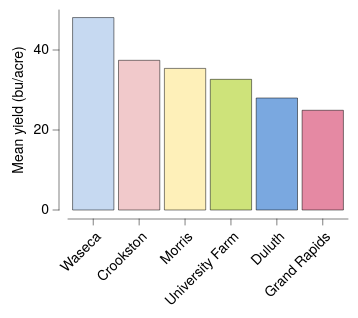

Source (Vega-Lite JSON):
### Vega-Lite specification from a JSON file in a GitHub repository (floating-point values rounded to 4 significant figures)
{"background": null, "config": {"arc": {"fill": "#DBDBDB", "fillOpacity": 1.0, "innerRadius": 25.0, "padAngle": 0.03, "stroke": "black", "strokeOpacity": 1, "strokeWidth": 0.25}, "area": {"fill": "#DBDBDB", "fillOpacity": 1.0, "stroke": "black", "strokeOpacity": 1, "strokeWidth": 0.25}, "axis": {"domain": true, "domainCap": "round", "domainColor": "black", "domainWidth": 0.25, "grid": false, "gridCap": "round", "gridColor": "#F1F1F1", "gridDash": [0, 0], "gridOpacity": 1.0, "gridWidth": 0.25, "labelColor": "black", "labelFont": "HelveticaNeue", "labelFontSize": 7, "labelFontStyle": "normal", "labelFontWeight": 400, "offset": 4.5, "ticks": true, "tickCap": "round", "tickColor": "black", "tickRound": false, "tickSize": 3, "tickWidth": 0.25, "titleColor": "black", "titleFont": "HelveticaNeue", "titleFontSize": 7, "titleFontStyle": "normal", "titleFontWeight": 400}, "axisX": {"domain": true, "labelAlign": "right", "labelAngle": 315, "labels": true, "ticks": true, "translate": 0}, "axisY": {"domain": true, "labelAlign": "right", "labelAngle": 0, "labels": true, "ticks": true, "translate": 0}, "axisRight": {"domain": true, "labelAlign": "left", "labelAngle": 0, "labels": true, "ticks": true, "translate": 0}, "axisTop": {"domain": true, "labelAlign": "left", "labelAngle": 45, "labels": true, "ticks": true, "translate": 0}, "axisBand": {"tickOffset": 0}, "bar": {"fill": "#DBDBDB", "fillOpacity": 1.0, "stroke": "black", "strokeOpacity": 1, "strokeWidth": 0.25}, "boxplot": {"size": 9.0, "ticks": {"cornerRadius": 0.25, "fill": "black", "size": 4.5, "thickness": 0.25}, "box": {"fillOpacity": 1.0, "stroke": "black", "strokeOpacity": 1, "strokeWidth": 0.25}, "median": {"fill": "black", "fillOpacity": 1.0, "size": 9.0, "thickness": 0.25}, "rule": {"fill": "black", "fillOpacity": 1.0, "size": 10.0, "stroke": "black", "strokeDash": [0, 0], "strokeOpacity": 1, "strokeWidth": 0.25}, "outliers": {"color": "black", "fill": "black", "fillOpacity": 1.0, "size": 0, "stroke": "black", "strokeOpacity": 1, "strokeWidth": 0.25}}, "circle": {"fill": "black", "fillOpacity": 1.0, "size": 0.5, "stroke": null, "strokeOpacity": 1, "strokeWidth": 0.25}, "errorband": {"band": {"fillOpacity": 0.6, "stroke": null, "strokeWidth": 0.25, "strokeOpacity": 1}, "borders": {"opacity": 0, "strokeOpacity": 0.25, "strokeWidth": 1}}, "errorbar": {"opacity": 1, "rule": {"strokeDash": [0, 0], "strokeWidth": 0.25}, "ticks": {"color": "black", "cornerRadius": 0.125, "opacity": 1, "size": 6.0, "thickness": 0.25}, "thickness": 0.25}, "font": "HelveticaNeue", "geoshape": {"fill": "#DBDBDB", "fillOpacity": 1.0, "stroke": "black", "strokeOpacity": 1, "strokeWidth": 0.25}, "header": {"labelColor": "black", "labelFont": "HelveticaNeue", "labelFontSize": 7, "labelFontStyle": "normal", "labelFontWeight": 400, "titleColor": "black", "titleFont": "HelveticaNeue", "titleFontSize": 7, "titleFontStyle": "normal", "titleFontWeight": 400, "titlePadding": 0}, "legend": {"disable": false, "offset": 4.5, "gradientLength": 50.0, "gradientThickness": 5.0, "gradientOpacity": 1.0, "gradientStrokeColor": "black", "gradientStrokeWidth": 0.25, "labelColor": "black", "labelFont": "HelveticaNeue", "labelFontSize": 7, "labelFontStyle": "normal", "labelFontWeight": 400, "strokeColor": "black", "strokeWidth": 0, "symbolSize": 42, "symbolStrokeColor": "black", "symbolStrokeWidth": 0.25, "titleColor": "black", "titleFont": "HelveticaNeue", "titleFontSize": 7, "titleFontStyle": "normal", "titleFontWeight": 400}, "line": {"color": "black", "stroke": "black", "strokeCap": "round", "strokeDash": [0, 0], "strokeOpacity": 1, "strokeWidth": 0.375}, "point": {"filled": true, "fill": "#DBDBDB", "fillOpacity": 1.0, "size": 5.0, "stroke": "black", "strokeOpacity": 1, "strokeWidth": 0.25}, "range": {"category": ["#C6D9F1", "#F1C9CB", "#FEF0B9", "#CEE37A", "#7AA8E0", "#E589A3", "#FDDD5D", "#68B961", "#4177B1", "#C35082", "#E5C227", "#438156"], "diverging": {"scheme": ["#C35082", "#CE6D94", "#D989A7", "#E2A4BA", "#EABFCE", "#F1DBE2", "#F6F6F6", "#D7E0EB", "#B9CBE0", "#9BB6D5", "#7DA1C9", "#5F8CBD", "#4177B1"]}, "heatmap": {"scheme": ["#DFE9F7", "#C6D9F1", "#ADC8EC", "#94B8E6", "#7AA8E0", "#6097DA", "#4D87CA", "#4177B1", "#386898", "#2F597F", "#264A69", "#1D3A58"]}, "ordinal": {"scheme": ["#F1F1F1", "#DBDBDB", "#C6C6C6", "#B2B2B2", "#9D9D9D", "#898989", "#767676", "#636363", "#515151", "#404040", "#2F2F2F", "#1F1F1F"]}, "ramp": {"scheme": ["#DFE9F7", "#C6D9F1", "#ADC8EC", "#94B8E6", "#7AA8E0", "#6097DA", "#4D87CA", "#4177B1", "#386898", "#2F597F", "#264A69", "#1D3A58"]}}, "rule": {"color": "black", "stroke": "black", "strokeCap": "round", "strokeDash": [2, 2], "strokeOpacity": 1, "strokeWidth": 0.25}, "scale": {"bandPaddingInner": 0.1, "bandPaddingOuter": 0.1, "round": false}, "rect": {"fill": "#DBDBDB", "fillOpacity": 1.0, "stroke": "black", "strokeOpacity": 1, "strokeWidth": 0.25}, "square": {"fill": "#DBDBDB", "fillOpacity": 1.0, "size": 10.0, "stroke": "black", "strokeOpacity": 1, "strokeWidth": 0.25}, "text": {"color": "black", "font": "HelveticaNeue", "fontSize": 7, "fontStyle": "normal", "fontWeight": 400}, "title": {"anchor": "middle", "frame": "group", "color": "black", "font": "HelveticaNeue", "fontSize": 7, "fontStyle": "normal", "fontWeight": 400, "subtitleColor": "black", "subtitleFont": "HelveticaNeue", "subtitleFontSize": "HelveticaNeue", "subtitleFontStyle": "normal", "subtitleFontWeight": 400}, "view": {"continuousWidth": 140, "continuousHeight": 100, "discreteWidth": 140, "discreteHeight": 100, "fill": null, "stroke": null, "strokeWidth": 0.25}}, "data": {"name": "data-9cc0564cb5591205eeeca8d2429dd11b"}, "mark": {"type": "bar"}, "encoding": {"color": {"field": "site", "legend": null, "scale": {"domain": ["Waseca", "Crookston", "Morris", "University Farm", "Duluth", "Grand Rapids"]}, "sort": ["Waseca", "Crookston", "Morris", "University Farm", "Duluth", "Grand Rapids"], "type": "nominal"}, "x": {"field": "site", "sort": ["Waseca", "Crookston", "Morris", "University Farm", "Duluth", "Grand Rapids"], "title": null, "type": "nominal"}, "y": {"aggregate": "mean", "field": "yield", "title": "Mean yield (bu/acre)", "type": "quantitative"}}, "$schema": "https://vega.github.io/schema/vega-lite/v6.4.1.json", "datasets": {"data-9cc0564cb5591205eeeca8d2429dd11b": [{"yield": 27.0, "variety": "Manchuria", "year": 1931, "site": "University Farm"}, {"yield": 48.87, "variety": "Manchuria", "year": 1931, "site": "Waseca"}, {"yield": 27.43, "variety": "Manchuria", "year": 1931, "site": "Morris"}, {"yield": 39.93, "variety": "Manchuria", "year": 1931, "site": "Crookston"}, {"yield": 32.97, "variety": "Manchuria", "year": 1931, "site": "Grand Rapids"}, {"yield": 28.97, "variety": "Manchuria", "year": 1931, "site": "Duluth"}, {"yield": 43.07, "variety": "Glabron", "year": 1931, "site": "University Farm"}, {"yield": 55.2, "variety": "Glabron", "year": 1931, "site": "Waseca"}, {"yield": 28.77, "variety": "Glabron", "year": 1931, "site": "Morris"}, {"yield": 38.13, "variety": "Glabron", "year": 1931, "site": "Crookston"}, {"yield": 29.13, "variety": "Glabron", "year": 1931, "site": "Grand Rapids"}, {"yield": 29.67, "variety": "Glabron", "year": 1931, "site": "Duluth"}, {"yield": 35.13, "variety": "Svansota", "year": 1931, "site": "University Farm"}, {"yield": 47.33, "variety": "Svansota", "year": 1931, "site": "Waseca"}, {"yield": 25.77, "variety": "Svansota", "year": 1931, "site": "Morris"}, {"yield": 40.47, "variety": "Svansota", "year": 1931, "site": "Crookston"}, {"yield": 29.67, "variety": "Svansota", "year": 1931, "site": "Grand Rapids"}, {"yield": 25.7, "variety": "Svansota", "year": 1931, "site": "Duluth"}, {"yield": 39.9, "variety": "Velvet", "year": 1931, "site": "University Farm"}, {"yield": 50.23, "variety": "Velvet", "year": 1931, "site": "Waseca"}, {"yield": 26.13, "variety": "Velvet", "year": 1931, "site": "Morris"}, {"yield": 41.33, "variety": "Velvet", "year": 1931, "site": "Crookston"}, {"yield": 23.03, "variety": "Velvet", "year": 1931, "site": "Grand Rapids"}, {"yield": 26.3, "variety": "Velvet", "year": 1931, "site": "Duluth"}, {"yield": 36.57, "variety": "Trebi", "year": 1931, "site": "University Farm"}, {"yield": 63.83, "variety": "Trebi", "year": 1931, "site": "Waseca"}, {"yield": 43.77, "variety": "Trebi", "year": 1931, "site": "Morris"}, {"yield": 46.93, "variety": "Trebi", "year": 1931, "site": "Crookston"}, {"yield": 29.77, "variety": "Trebi", "year": 1931, "site": "Grand Rapids"}, {"yield": 33.93, "variety": "Trebi", "year": 1931, "site": "Duluth"}, {"yield": 43.27, "variety": "No. 457", "year": 1931, "site": "University Farm"}, {"yield": 58.1, "variety": "No. 457", "year": 1931, "site": "Waseca"}, {"yield": 28.7, "variety": "No. 457", "year": 1931, "site": "Morris"}, {"yield": 45.67, "variety": "No. 457", "year": 1931, "site": "Crookston"}, {"yield": 32.17, "variety": "No. 457", "year": 1931, "site": "Grand Rapids"}, {"yield": 33.6, "variety": "No. 457", "year": 1931, "site": "Duluth"}, {"yield": 36.6, "variety": "No. 462", "year": 1931, "site": "University Farm"}, {"yield": 65.77, "variety": "No. 462", "year": 1931, "site": "Waseca"}, {"yield": 30.37, "variety": "No. 462", "year": 1931, "site": "Morris"}, {"yield": 48.57, "variety": "No. 462", "year": 1931, "site": "Crookston"}, {"yield": 24.93, "variety": "No. 462", "year": 1931, "site": "Grand Rapids"}, {"yield": 28.1, "variety": "No. 462", "year": 1931, "site": "Duluth"}, {"yield": 32.77, "variety": "Peatland", "year": 1931, "site": "University Farm"}, {"yield": 48.57, "variety": "Peatland", "year": 1931, "site": "Waseca"}, {"yield": 29.87, "variety": "Peatland", "year": 1931, "site": "Morris"}, {"yield": 41.6, "variety": "Peatland", "year": 1931, "site": "Crookston"}, {"yield": 34.7, "variety": "Peatland", "year": 1931, "site": "Grand Rapids"}, {"yield": 32.0, "variety": "Peatland", "year": 1931, "site": "Duluth"}, {"yield": 24.67, "variety": "No. 475", "year": 1931, "site": "University Farm"}, {"yield": 46.77, "variety": "No. 475", "year": 1931, "site": "Waseca"}, {"yield": 22.6, "variety": "No. 475", "year": 1931, "site": "Morris"}, {"yield": 44.1, "variety": "No. 475", "year": 1931, "site": "Crookston"}, {"yield": 19.7, "variety": "No. 475", "year": 1931, "site": "Grand Rapids"}, {"yield": 33.07, "variety": "No. 475", "year": 1931, "site": "Duluth"}, {"yield": 39.3, "variety": "Wisconsin No. 38", "year": 1931, "site": "University Farm"}, {"yield": 58.8, "variety": "Wisconsin No. 38", "year": 1931, "site": "Waseca"}, {"yield": 29.47, "variety": "Wisconsin No. 38", "year": 1931, "site": "Morris"}, {"yield": 49.87, "variety": "Wisconsin No. 38", "year": 1931, "site": "Crookston"}, {"yield": 34.47, "variety": "Wisconsin No. 38", "year": 1931, "site": "Grand Rapids"}, {"yield": 31.6, "variety": "Wisconsin No. 38", "year": 1931, "site": "Duluth"}, {"yield": 26.9, "variety": "Manchuria", "year": 1932, "site": "University Farm"}, {"yield": 33.47, "variety": "Manchuria", "year": 1932, "site": "Waseca"}, {"yield": 34.37, "variety": "Manchuria", "year": 1932, "site": "Morris"}, {"yield": 32.97, "variety": "Manchuria", "year": 1932, "site": "Crookston"}, {"yield": 22.13, "variety": "Manchuria", "year": 1932, "site": "Grand Rapids"}, {"yield": 22.57, "variety": "Manchuria", "year": 1932, "site": "Duluth"}, {"yield": 36.8, "variety": "Glabron", "year": 1932, "site": "University Farm"}, {"yield": 37.73, "variety": "Glabron", "year": 1932, "site": "Waseca"}, {"yield": 35.13, "variety": "Glabron", "year": 1932, "site": "Morris"}, {"yield": 26.17, "variety": "Glabron", "year": 1932, "site": "Crookston"}, {"yield": 14.43, "variety": "Glabron", "year": 1932, "site": "Grand Rapids"}, {"yield": 25.87, "variety": "Glabron", "year": 1932, "site": "Duluth"}, {"yield": 27.43, "variety": "Svansota", "year": 1932, "site": "University Farm"}, {"yield": 38.5, "variety": "Svansota", "year": 1932, "site": "Waseca"}, {"yield": 35.03, "variety": "Svansota", "year": 1932, "site": "Morris"}, {"yield": 20.63, "variety": "Svansota", "year": 1932, "site": "Crookston"}, {"yield": 16.63, "variety": "Svansota", "year": 1932, "site": "Grand Rapids"}, {"yield": 22.23, "variety": "Svansota", "year": 1932, "site": "Duluth"}, {"yield": 26.8, "variety": "Velvet", "year": 1932, "site": "University Farm"}, {"yield": 37.4, "variety": "Velvet", "year": 1932, "site": "Waseca"}, {"yield": 38.83, "variety": "Velvet", "year": 1932, "site": "Morris"}, {"yield": 32.07, "variety": "Velvet", "year": 1932, "site": "Crookston"}, {"yield": 32.23, "variety": "Velvet", "year": 1932, "site": "Grand Rapids"}, {"yield": 22.47, "variety": "Velvet", "year": 1932, "site": "Duluth"}, {"yield": 29.07, "variety": "Trebi", "year": 1932, "site": "University Farm"}, {"yield": 49.23, "variety": "Trebi", "year": 1932, "site": "Waseca"}, {"yield": 46.63, "variety": "Trebi", "year": 1932, "site": "Morris"}, {"yield": 41.83, "variety": "Trebi", "year": 1932, "site": "Crookston"}, {"yield": 20.63, "variety": "Trebi", "year": 1932, "site": "Grand Rapids"}, {"yield": 30.6, "variety": "Trebi", "year": 1932, "site": "Duluth"}, {"yield": 26.43, "variety": "No. 457", "year": 1932, "site": "University Farm"}, {"yield": 42.2, "variety": "No. 457", "year": 1932, "site": "Waseca"}, {"yield": 43.53, "variety": "No. 457", "year": 1932, "site": "Morris"}, {"yield": 34.33, "variety": "No. 457", "year": 1932, "site": "Crookston"}, {"yield": 19.47, "variety": "No. 457", "year": 1932, "site": "Grand Rapids"}, {"yield": 22.7, "variety": "No. 457", "year": 1932, "site": "Duluth"}, {"yield": 25.57, "variety": "No. 462", "year": 1932, "site": "University Farm"}, {"yield": 44.7, "variety": "No. 462", "year": 1932, "site": "Waseca"}, {"yield": 47.0, "variety": "No. 462", "year": 1932, "site": "Morris"}, {"yield": 30.53, "variety": "No. 462", "year": 1932, "site": "Crookston"}, {"yield": 19.9, "variety": "No. 462", "year": 1932, "site": "Grand Rapids"}, {"yield": 22.5, "variety": "No. 462", "year": 1932, "site": "Duluth"}, {"yield": 28.07, "variety": "Peatland", "year": 1932, "site": "University Farm"}, {"yield": 36.03, "variety": "Peatland", "year": 1932, "site": "Waseca"}, {"yield": 43.2, "variety": "Peatland", "year": 1932, "site": "Morris"}, {"yield": 25.23, "variety": "Peatland", "year": 1932, "site": "Crookston"}, {"yield": 26.77, "variety": "Peatland", "year": 1932, "site": "Grand Rapids"}, {"yield": 31.37, "variety": "Peatland", "year": 1932, "site": "Duluth"}, {"yield": 30.0, "variety": "No. 475", "year": 1932, "site": "University Farm"}, {"yield": 41.27, "variety": "No. 475", "year": 1932, "site": "Waseca"}, {"yield": 44.23, "variety": "No. 475", "year": 1932, "site": "Morris"}, {"yield": 32.13, "variety": "No. 475", "year": 1932, "site": "Crookston"}, {"yield": 15.23, "variety": "No. 475", "year": 1932, "site": "Grand Rapids"}, {"yield": 27.37, "variety": "No. 475", "year": 1932, "site": "Duluth"}, {"yield": 38.0, "variety": "Wisconsin No. 38", "year": 1932, "site": "University Farm"}, {"yield": 58.17, "variety": "Wisconsin No. 38", "year": 1932, "site": "Waseca"}, {"yield": 47.17, "variety": "Wisconsin No. 38", "year": 1932, "site": "Morris"}, {"yield": 35.9, "variety": "Wisconsin No. 38", "year": 1932, "site": "Crookston"}, {"yield": 20.67, "variety": "Wisconsin No. 38", "year": 1932, "site": "Grand Rapids"}, {"yield": 29.33, "variety": "Wisconsin No. 38", "year": 1932, "site": "Duluth"}]}}
